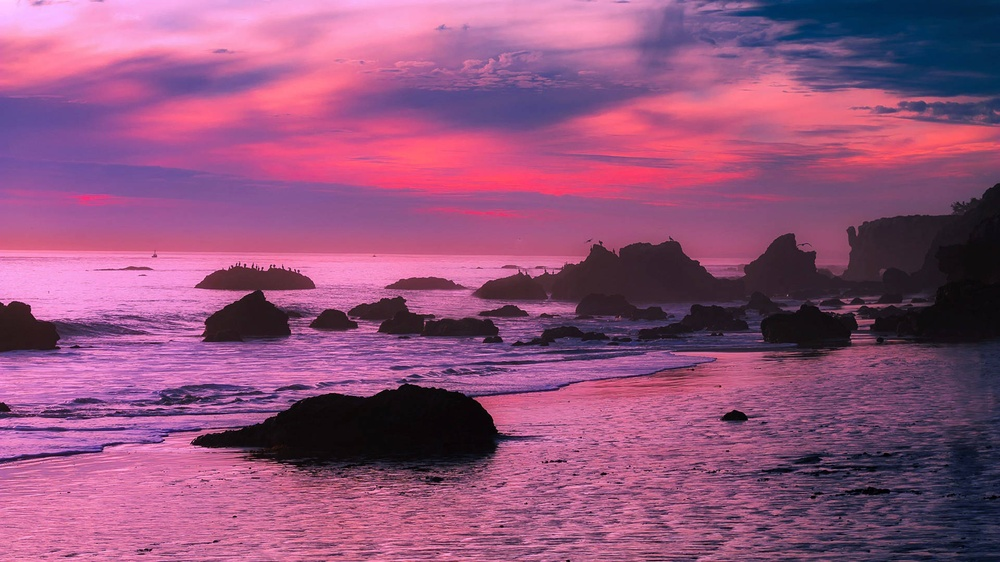
#> input picture Computer Vision/Lab2/test2.jpg, 1000 x 562 px, shrunk from 1920 x 1080 before the run
$ python -i main.py   (imports and definitions only)
#> lines starting #> are read from the running program, lines starting #| are printed output that depends on the picture
#> further down, picture is the input picture: PIL image 1000x562 RGB; mean R, G, B 146.1, 82.3, 123.2
from PIL import Image, ImageFilter, ImageOps, ImageEnhance


def change_brightness(image, factor):
    enhancer = ImageEnhance.Brightness(image)
    return enhancer.enhance(factor)


def convert_to_grayscale(image):
    return ImageOps.grayscale(image)


def apply_negative(image):
    return ImageOps.invert(image)


def apply_sepia(image):
    width, height = image.size
#> width = 1000; height = 562
    sepia_filter = Image.new('RGB', (width, height))
#> sepia_filter: PIL image 1000x562 RGB; every value is 0
    for x in range(width):
        for y in range(height):
            r, g, b = image.getpixel((x, y))
            tr = int((r * 0.393) + (g * 0.769) + (b * 0.189))
            tg = int((r * 0.349) + (g * 0.686) + (b * 0.168))
            tb = int((r * 0.272) + (g * 0.534) + (b * 0.131))
            sepia_filter.putpixel((x, y), (tr, tg, tb))
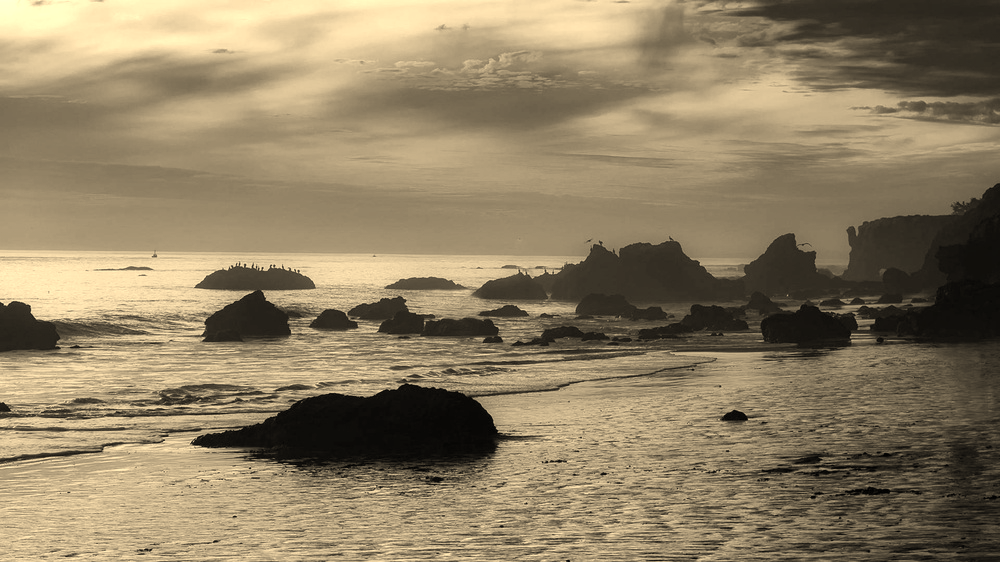
#> sepia_filter: PIL image 1000x562 RGB; mean R, G, B 143.1, 127.7, 99.4
    return sepia_filter


def apply_sepia_with_diagonal_gradient(image):
    sepia_img = apply_sepia(image.copy())  # Apply Sepia to a copy of the original image
    if sepia_img:
        gradient = Image.new('L', image.size, 0)
#> gradient: PIL image 1000x562 L; every value is 0
        width, height = image.size
#> width = 1000; height = 562
        for x in range(min(width, height)):
            gradient.putpixel((x, x), int((x / min(width, height)) * 255))
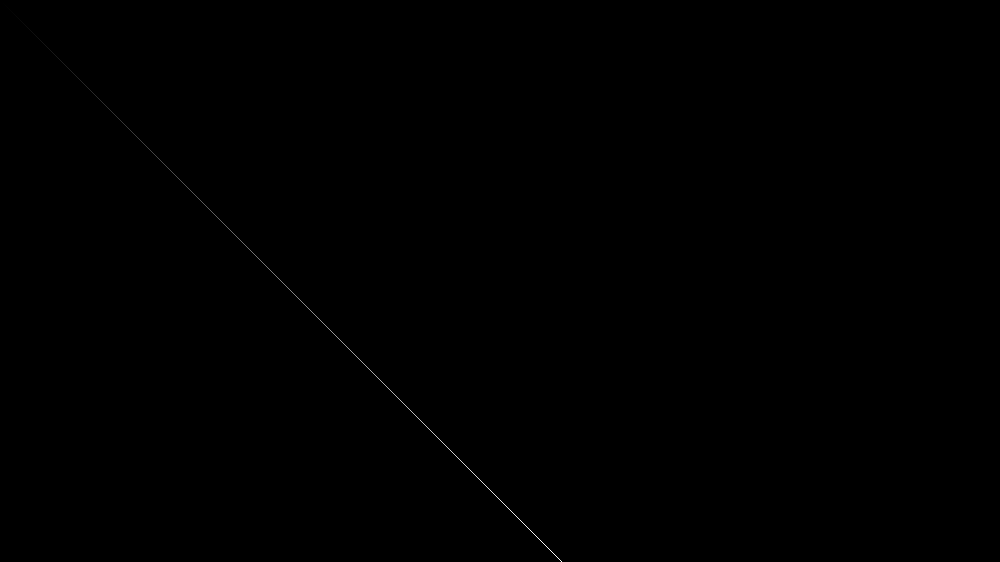
#> gradient: PIL image 1000x562 L; min 0, max 254, mean 0.1
        return Image.composite(sepia_img, image, gradient)
    return None

# [56 lines left out: functions apply_sepia_with_gradient_from_center, apply_sepia_with_gradient_to_center, main, not called in this run]


# [2 lines not run here, left out]

>>> from PIL import Image
>>> picture = Image.open('test2.jpg')
>>> result = apply_sepia_with_diagonal_gradient(picture)
